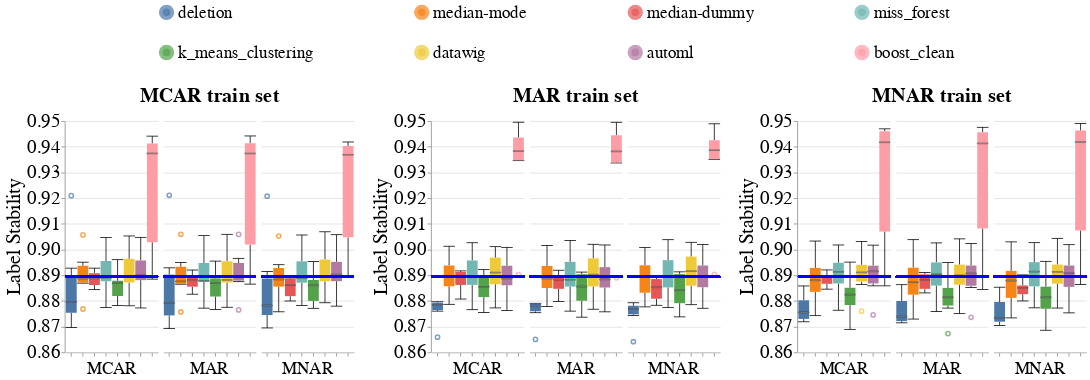

Here is the notebook cell this chart was saved with:
### Code cell
create_box_plots_for_diff_imputers_v2(dataset_name=DATASET_NAME,
                                      model_name='gandalf_clf',
                                      metric_name='label_stability',
                                      db_client=db_client)

### Figure 1 — Vega-Lite specification as saved in the notebook (floating-point values rounded to 4 significant figures; data arrays with more than 128 entries replaced by an {"elided": "..."} marker saying what was removed)
{"config": {"view": {"continuousWidth": 400, "continuousHeight": 300, "stroke": null}, "axis": {"labelFontSize": 24, "labelFontWeight": "normal", "titleFontSize": 26, "titleFontWeight": "normal"}, "facet": {"spacing": 5}, "header": {"labelFontSize": 22, "labelOrient": "bottom", "labelPadding": 5, "titleFontSize": 26}, "legend": {"columns": 4, "direction": "horizontal", "labelFontSize": 22, "labelLimit": 400, "orient": "top", "symbolOffset": 120, "symbolStrokeWidth": 10, "titleAnchor": "middle", "titleFontSize": 24, "titleLimit": 300}, "title": {"fontSize": 26}}, "hconcat": [{"facet": {"column": {"field": "Test_Injection_Strategy", "sort": ["MCAR", "MAR", "MNAR"], "title": "MCAR train set", "type": "nominal"}}, "spec": {"layer": [{"mark": {"type": "boxplot", "median": {"stroke": "black", "strokeWidth": 0.7}, "ticks": true}, "encoding": {"color": {"field": "Null_Imputer_Name", "sort": ["deletion", "median-mode", "median-dummy", "miss_forest", "k_means_clustering", "datawig", "automl", "boost_clean"], "title": null, "type": "nominal"}, "x": {"axis": {"labels": false}, "field": "Null_Imputer_Name", "sort": ["deletion", "median-mode", "median-dummy", "miss_forest", "k_means_clustering", "datawig", "automl", "boost_clean"], "title": null, "type": "nominal"}, "y": {"field": "Metric_Value", "scale": {"zero": false}, "title": "Label Stability", "type": "quantitative"}}}, {"mark": "rule", "encoding": {"color": {"value": "blue"}, "size": {"value": 2}, "y": {"field": "Baseline_Median", "type": "quantitative"}}}], "width": 120}}, {"data": {"name": "data-b9337b7cf4d5b2a998d4a0cf1dcb2e7a"}, "facet": {"column": {"field": "Test_Injection_Strategy", "sort": ["MCAR", "MAR", "MNAR"], "title": "MAR train set", "type": "nominal"}}, "spec": {"layer": [{"mark": {"type": "boxplot", "median": {"stroke": "black", "strokeWidth": 0.7}, "ticks": true}, "encoding": {"color": {"field": "Null_Imputer_Name", "sort": ["deletion", "median-mode", "median-dummy", "miss_forest", "k_means_clustering", "datawig", "automl", "boost_clean"], "title": null, "type": "nominal"}, "x": {"axis": {"labels": false}, "field": "Null_Imputer_Name", "sort": ["deletion", "median-mode", "median-dummy", "miss_forest", "k_means_clustering", "datawig", "automl", "boost_clean"], "title": null, "type": "nominal"}, "y": {"field": "Metric_Value", "scale": {"zero": false}, "title": "Label Stability", "type": "quantitative"}}}, {"mark": "rule", "encoding": {"color": {"value": "blue"}, "size": {"value": 2}, "y": {"field": "Baseline_Median", "type": "quantitative"}}}], "width": 120}}, {"data": {"name": "data-24f1b914c3477c6b5179ef1d8b44bcdd"}, "facet": {"column": {"field": "Test_Injection_Strategy", "sort": ["MCAR", "MAR", "MNAR"], "title": "MNAR train set", "type": "nominal"}}, "spec": {"layer": [{"mark": {"type": "boxplot", "median": {"stroke": "black", "strokeWidth": 0.7}, "ticks": true}, "encoding": {"color": {"field": "Null_Imputer_Name", "sort": ["deletion", "median-mode", "median-dummy", "miss_forest", "k_means_clustering", "datawig", "automl", "boost_clean"], "title": null, "type": "nominal"}, "x": {"axis": {"labels": false}, "field": "Null_Imputer_Name", "sort": ["deletion", "median-mode", "median-dummy", "miss_forest", "k_means_clustering", "datawig", "automl", "boost_clean"], "title": null, "type": "nominal"}, "y": {"field": "Metric_Value", "scale": {"zero": false}, "title": "Label Stability", "type": "quantitative"}}}, {"mark": "rule", "encoding": {"color": {"value": "blue"}, "size": {"value": 2}, "y": {"field": "Baseline_Median", "type": "quantitative"}}}], "width": 120}}], "data": {"name": "data-7716567b990bb0e8e30809c1a0120de4"}, "resolve": {"scale": {"y": "shared"}}, "$schema": "https://vega.github.io/schema/vega-lite/v4.17.0.json", "datasets": {"data-7716567b990bb0e8e30809c1a0120de4": {"elided": "144 records"}, "data-b9337b7cf4d5b2a998d4a0cf1dcb2e7a": {"elided": "144 records"}, "data-24f1b914c3477c6b5179ef1d8b44bcdd": {"elided": "144 records"}}}
